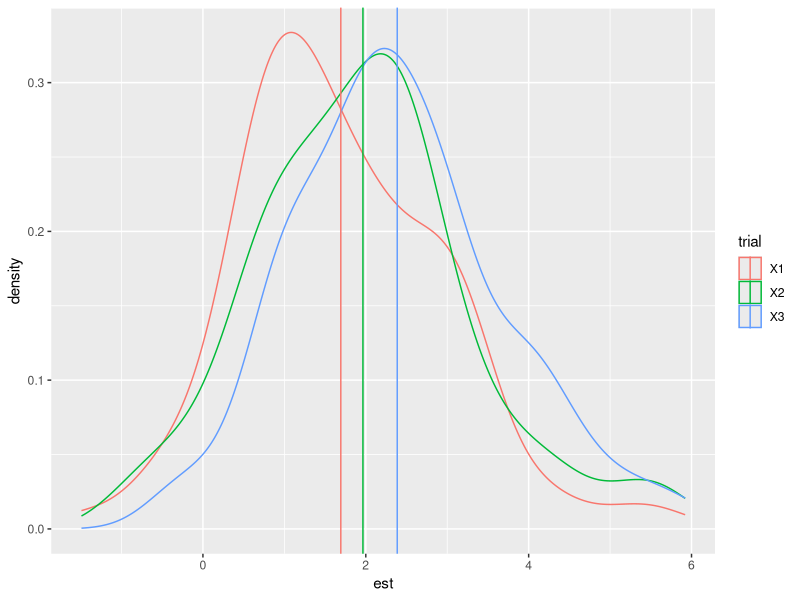

This figure's R source: (Note: this script raises an error after producing the figure.)
## ---- chunk 1
knitr::opts_chunk$set(echo = TRUE)
## ---- chunk 2
library(tidyverse)
## ---- chunk 3
gen.mod <- function(n=50,b0=4,b1=5,sd.err=0.5){predictor<-runif(n)-50
response <- b0+b1*predictor+rnorm(n,mean=0,sd=sd.err)
return(data.frame(response=response,predictor=predictor))}
## ---- chunk 4
n.times <- 100
n <- c(10,15,20)
b1 <- c(2,3,5)
sd.err <- c(1,2,3)

est.df <- matrix(nrow=n.times,ncol=3,NA)


for (i in 1:n.times) { m1 <- lm(response ~ predictor, data=gen.mod (n=10, b0=4, b1= 2, sd.err= 1))
est.df[i,1] <- summary(m1)$coefficients["predictor","t value"]
m1 <- lm(response ~ predictor, data=gen.mod (n=15,b0=4, b1=3, sd.err=2))
est.df[i,2] <- summary(m1)$coefficients["predictor","t value"]
m1 <- lm(response ~ predictor, data=gen.mod(n=20,b0=4, b1=5, sd.err=3))
est.df[i,3] <- summary(m1)$coefficients["predictor","t value"]}

est.df <- data.frame(est.df)




## ---- chunk 5
summary(m1)$coefficients["predictor", ]
## ---- chunk 6
est.df <- gather(est.df,value="est",key="trial")
est.df$trial <- factor(est.df$trial)

est.sum.df <- group_by(est.df,trial) %>% summarize(mn.est=mean(est))

p <- ggplot(aes(est,group=trial, col=trial), data=est.df)
p+geom_density()+geom_vline(data=est.sum.df,aes(xintercept=mn.est,col=trial))
## ---- chunk 7
n.times <- 100
n <- c(10,15,20)
b1 <- c(2,3,5)
sd.err <- c(1,2,3)


n.times <- 100
est.df <- matrix(nrow=n.times, ncol=3,NA)

for(i in 1:n.times) {m1[i]<-lm(response ~ predictor,data= gen.mod(n[i],b0=4,b1[i],sd.err[i]))
est.df[i,3] <- summary(m1)$coefficients["predictor","Estimate"]}



